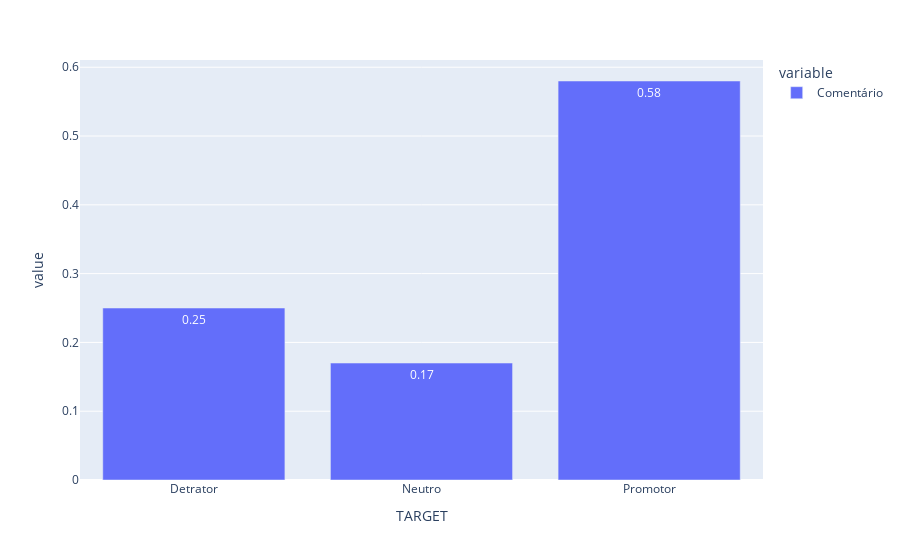

Source (notebook cell):
### Code cell
# avaliando a distribuição de detrator, neutros e promotores em %
px.bar(round(df.groupby('TARGET').count()['Comentário']/df.shape[0],2),  text_auto=True)

### Figure 1 — Plotly figure (JSON) as saved in the notebook; plotly's stock layout.template omitted (floating-point values rounded to 4 significant figures)
{"data": [{"alignmentgroup": "True", "hovertemplate": "variable=Comentário<br>TARGET=%{x}<br>value=%{y}<extra></extra>", "legendgroup": "Comentário", "marker": {"color": "#636efa", "pattern": {"shape": ""}}, "name": "Comentário", "offsetgroup": "Comentário", "orientation": "v", "showlegend": true, "textposition": "auto", "texttemplate": "%{y}", "type": "bar", "x": ["Detrator", "Neutro", "Promotor"], "xaxis": "x", "y": [0.25, 0.17, 0.58], "yaxis": "y"}], "layout": {"barmode": "relative", "legend": {"title": {"text": "variable"}, "tracegroupgap": 0}, "margin": {"t": 60}, "xaxis": {"anchor": "y", "domain": [0, 1], "title": {"text": "TARGET"}}, "yaxis": {"anchor": "x", "domain": [0, 1], "title": {"text": "value"}}}}
